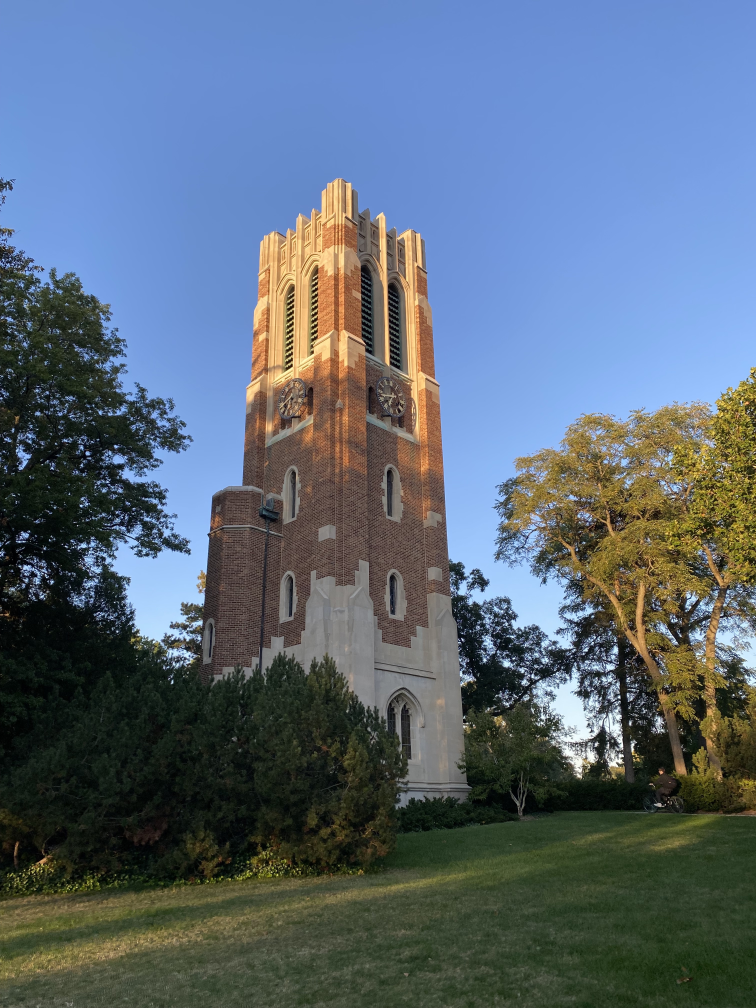
#> input picture beaumont1.jpg, 3024 x 4032 px (shown at 1/4 size)
$ jupyter execute --allow-errors 05-Registration-pre-class-assignment.ipynb   (shell and % lines are left out)
#> lines starting #> are read from the running program, lines starting #| are printed output that depends on the picture
<a href="https://colab.research.google.com/github/colbrydi/Scientific_Image_Understanding/blob/master/05-Registration-pre-class-assignment.ipynb" target="_parent"></a>

# Pre-Class Assignment: Image Registration

# Goals for today's pre-class assignment

1. [Image Registration](#Image-Registration)
2. [Basic Rigid Transforms](#Basic-Rigid-Transforms)
3. [ Affine Transforms](#-Affine-Transforms)
4. [Projective Transformations](#Projective-Transformations)
5. [Homography](#Homography)

---
<a name=Image-Registration></a>
# 1. Image Registration

Image registration is the process of transforming different sets of image data into a common coordinate system.  This is like moving one image on top of another image.  A reasonable overview for image Registration can be found here;

https://en.wikipedia.org/wiki/Image_registration

Consider the following example of two pictures of Beaumont Tower at Michigan State university:

[cell 1]
# Read data for this assignment

import matplotlib.pyplot as plt
import imageio.v2 as imageio
from pathlib import Path

# First image - already saved in your folder
file1 = 'beaumont1.jpg'
im1 = imageio.imread(file1)
#> im1 is the input picture: shape (4032, 3024, 3); mean R, G, B 91.1, 105.4, 120.8

# Second image - use the same image temporarily
# until we have a different Beaumont Tower image
file2 = 'beaumont1.jpg'
im2 = imageio.imread(file2)

# Display both images side by side
f, (ax1, ax2) = plt.subplots(1, 2, figsize=(20, 10))

ax1.imshow(im1)
ax1.set_title("Beaumont Tower - Image 1")
ax1.axis('off')

ax2.imshow(im2)
ax2.set_title("Beaumont Tower - Image 2")
ax2.axis('off')

plt.show()
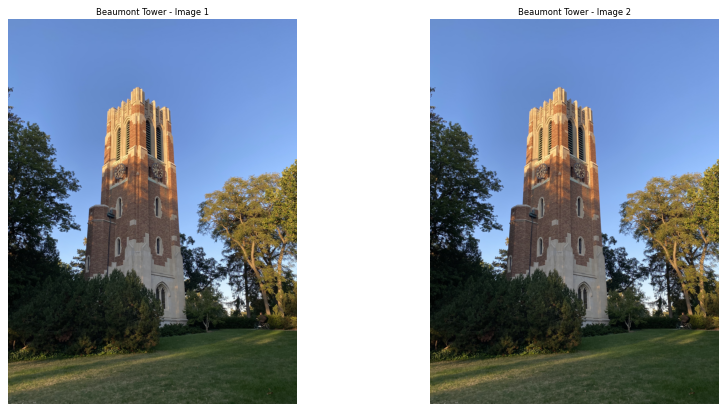
#> figure drawn by matplotlib, 2 panels
#> the sliders are set to im1 = <module 'ipywidgets.fixed_' fr, im2 = <module 'ipywidgets.fixed_' fr, s = 2.5005, tx = 0.0, ty = 0.0, angle = 0, alpha = 0.5

---
<a name=Basic-Rigid-Transforms></a>
# 2. Basic Rigid Transforms

**&#9989;  DO THIS:** Use the following code and sliders to register the second image onto the first image. Try to find the best fit so that the towers line up exactly.

The sliders will let you change the scale (s), x translation (tx), y-translation (ty), and rotation angle (angle).  You can also adjust the alpha measure to help "see though" one image into the other.

[cell 2]
from __future__ import division
import matplotlib.pyplot as plt
import numpy as np
from skimage import transform
from ipywidgets import interact, fixed
import warnings

warnings.simplefilter(action='ignore', category=FutureWarning)

im = im1
def affine_image(im1, im2, s=1,tx=0,ty=0, angle=0, alpha=0.5):
#> called with s = 2.5, tx = 0, ty = 0, angle = 0, alpha = 0.5
    theta = -angle/180  * np.pi

    dx = tx*im.shape[1]
#> dx = 0
    dy = ty*im.shape[0]
#> dy = 0
    S = np.matrix([[1/s,0,0], [0,1/s,0], [0,0,1]])
    T2 = np.matrix([[1,0,im.shape[1]/2], [0,1,im.shape[0]/2], [0,0,1]])
#> T2 = [[1, 0, 1512], [0, 1, 2016], [0, 0, 1]]
    T1 = np.matrix([[1,0,-im.shape[1]/2-dx], [0,1,-im.shape[0]/2-dy], [0,0,1]])
    R = np.matrix([[np.cos(theta),-np.sin(theta),0],[np.sin(theta), np.cos(theta),0],[0,0,1]])

    T = T2*S*R*T1;
    img = transform.warp(im, T);
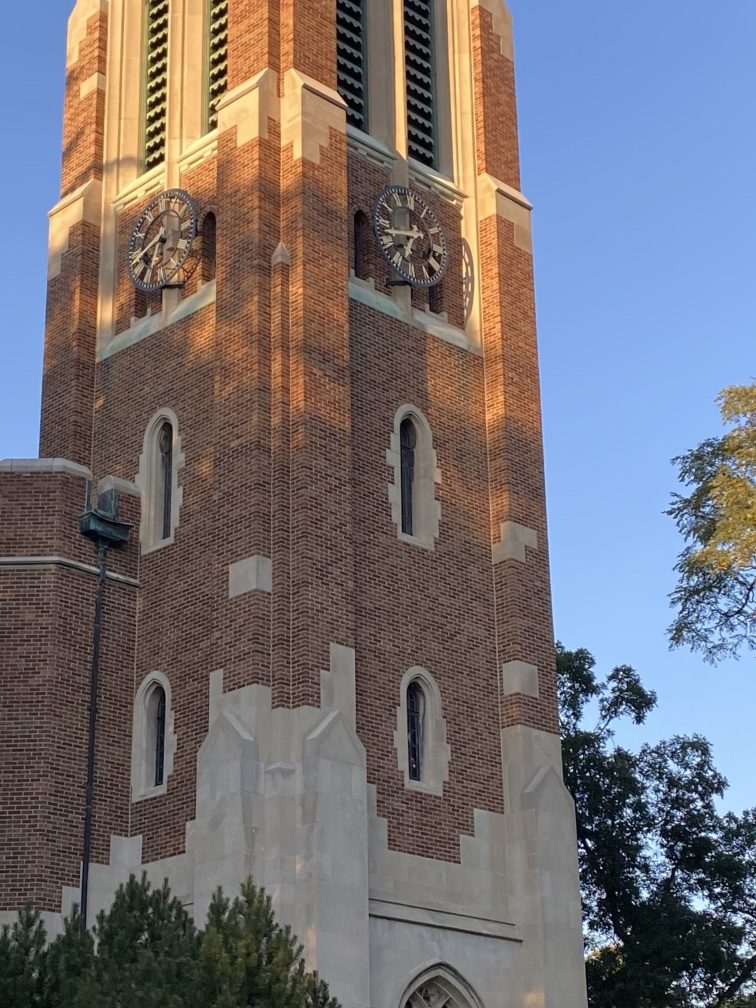
#> img: shape (4032, 3024, 3) float64 (shown at 1/4 size); mean R, G, B 0.455, 0.443, 0.463
    plt.imshow(im2);
    plt.imshow(img, alpha=alpha);

    plt.show();

#> (the rest of this cell did not finish here and is left out)

---
<a name=-Affine-Transforms></a>
# 3.  Affine Transforms

The above example is for an Rigid body transform.  However, more complex transformations are possible.  Watch the following video to learn more about Affine Transforms.

[cell 3]
from IPython.display import YouTubeVideo
YouTubeVideo("il6Z5LCykZk",width=640,height=360)

---
<a name=Projective-Transformations></a>
# 4. Projective Transformations

Projective transforms add additional degrees of freedom and can "skew" an image. Watch the following video on Projective Transforms.

[cell 4]
from IPython.display import YouTubeVideo
YouTubeVideo("uyYKPUZg3og",width=640,height=360)

---
<a name=Homography></a>
# 5. Homography

The Homography operations calculates a projective transformation using a set of points on one plain mapped to a similar set of points on a different plain. Since images often represent plains this turns out to be a useful registration method in image analysis. More information about the math can be found here:

https://en.wikipedia.org/wiki/Homography_(computer_vision)

and

http://people.scs.carleton.ca/~c_shu/Courses/comp4900d/notes/homography.pdf

Consider the following example code from a psychological study in game theory.  The researcher would like to have a computer watch a game between two checkers players and analysis their moves.  To do this they need to register the checkboards to the same grid.  The code below uses the ```skimage.transform.ProjectiveTransform``` which calculates the transform using homography.

[cell 5]
file1 = "Checkers.png"
url = "https://goo.gl/j2SFnL"

# Download only if the image is not already saved
if not Path(file1).exists():
    urlretrieve(url, file1)

# Read the image using ImageIO v2
im = imageio.imread(file1)
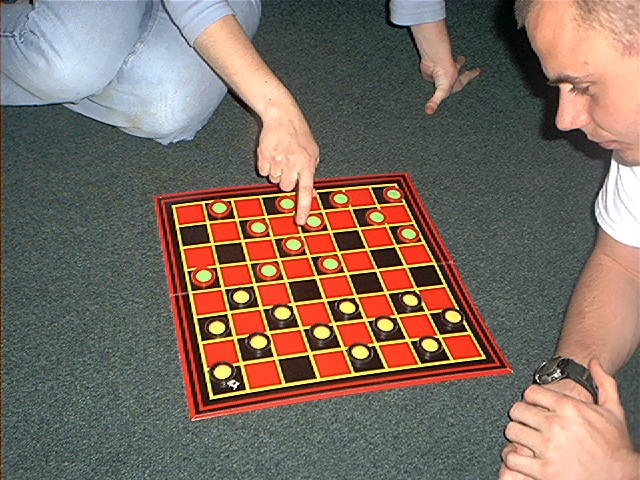
#> input picture Checkers.png, 640 x 480 px
#> im is the input picture: shape (480, 640, 3); mean R, G, B 126, 107.9, 96

# Display the image
plt.figure(figsize=(10, 7))
plt.imshow(im)
plt.title("Original Checkers Image")
plt.axis("off")
plt.show()

# Points in source image coordinate system
src = np.array([
    [156, 197],
    [284, 181],
    [407, 177],
    [172, 296],
    [318, 275],
    [452, 264],
    [190, 418],
    [359, 387],
    [507, 371]
])

[cell 6]
#Calculate Transform
from skimage import transform

width=1000

#Points in desitnation coordinate system
dst = np.array([[0, width/2, width, 0, width/2, width, 0, width/2, width,],
                [0, 0, 0, width/2, width/2, width/2, width, width, width]]).T

#Calculate projective transform from the source to the destination
tform = transform.ProjectiveTransform()
tform.estimate(dst, src)
im2 = transform.warp(im, tform, output_shape=(width,width))
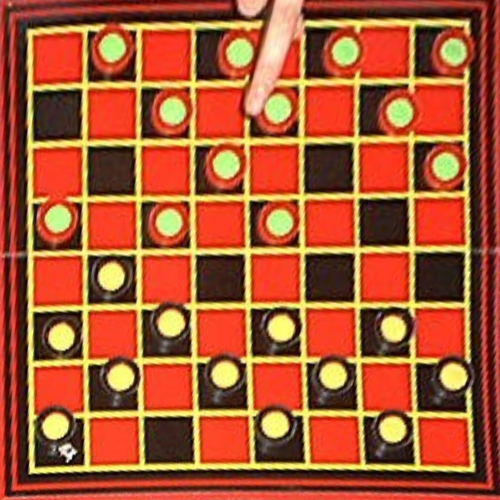
#> im2: shape (1000, 1000, 3) float64 (shown at 1/2 size); mean R, G, B 0.67, 0.347, 0.197

[cell 7]
import sympy as sym
sym
sym.Matrix(tform.params)

[cell 8]
#show original image next to transformed image

f, (ax1, ax2) = plt.subplots(1, 2,figsize=(20,10))
ax1.imshow(im)
ax1.scatter(src[:,0],src[:,1])
#Add numbers
for i in range(dst.shape[0]):
    ax1.annotate(str(i+1), (src[i,0]+20,src[i,1]), color='white');
ax1.set_title('Source Plain')


ax2.imshow(im2)
ax2.scatter(dst[:,0],dst[:,1])
#Add numbers
for i in range(dst.shape[0]):
    ax2.annotate(str(i+1), (dst[i,0]+20,dst[i,1]));
ax2.set_title('Destination Plain')
ax2.axis('equal');
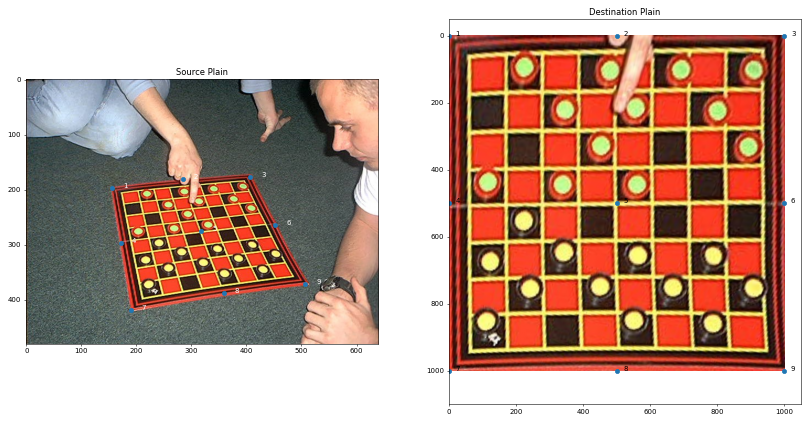
#> figure drawn by matplotlib, 2 panels
